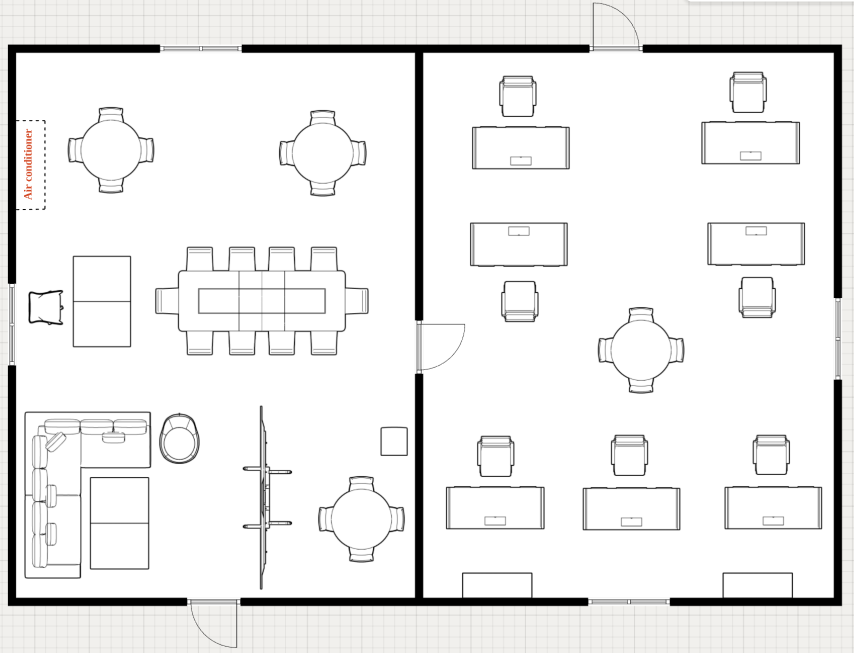
#> input picture test.png, 1708 x 1305 px (shown at 1/2 size)
$ python test.py
#> lines starting #> are read from the running program, lines starting #| are printed output that depends on the picture; after the words box and inside, x2 and y2 are one past the last pixel; in counts of white or black regions, pixels touching at a corner belong together
import numpy as np
from matplotlib import pyplot as plt
from PIL import Image
import math
import csv

VarMaxx = 100
VarMaxy = 100
Rc = 20
Rs = 20
N = 10
MaxIt = 1000
nPop = 50

image = Image.open('test.png')
#> image is the input picture: PIL image 1708x1305 RGBA; mean R, G, B, A 236.3, 236.1, 235.6, 255
image_resized = image.resize((VarMaxx+1, VarMaxy+1))
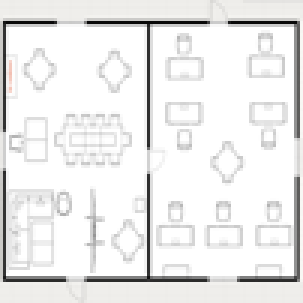
#> image_resized: PIL image 101x101 RGBA (shown 3 times larger); mean R, G, B, A 235.8, 235.6, 235.1, 255
image_L = image_resized.convert('L')
Area1 = np.zeros((VarMaxx+1,VarMaxy+1))
image_matrix = np.array(image_L)
image_1 =  Image.open('test.png')
threshold =245
binary_matrix = np.where(image_matrix > threshold, 255, 0).astype(np.uint8)
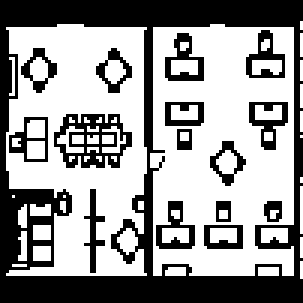
#> binary_matrix: shape (101, 101) (shown 3 times larger); 59.7% white; 16 black regions, largest, box (x1, y1, x2, y2) and area: (0, 0, 101, 101) 2964, (18, 38, 44, 56) 234, (55, 11, 68, 27) 94
Image.fromarray(binary_matrix).save("output_binary.png")

for i in range(VarMaxx+1):
    for j in range(VarMaxy+1):
        if binary_matrix[j,i] == 255:
            Area1[j,i] = 255
        else:
            Area1[j,i] = 1

ban_position_list = np.argwhere(Area1 == 1)
ban_position = [(x, y) for y, x in ban_position_list]

def initialize_population():
    # sink_node = (VarMaxx/2, VarMaxy/2)
    initPop = []
    # initPop.append(sink_node)
    for i in range(0, N):
        check = True
        while check:
            if i == 0 :
                xi = 100*np.random.rand()
                yi = 100*np.random.rand()
            else:
              xp, yp = initPop[np.random.randint(0,i)]
              Rcom = Rc*np.random.rand()
              xi = xp + 2*Rcom*np.random.rand()-Rcom
              if np.random.rand() > 0.5:
                  yi = yp + math.sqrt(Rcom**2 -(xi-xp)**2)
              else:
                  yi = yp - math.sqrt(Rcom**2 -(xi-xp)**2)
            xi = np.clip(xi, 0, VarMaxx)
            yi = np.clip(yi, 0, VarMaxy)
            xj = int(xi)
            yj = int(yi)
            xj_c = xj+1
            yj_c = yj+1
            xj_t = xj-1
            yj_t = yj-1
            xj_c = np.clip(xj_c, 0, VarMaxx)
            yj_c = np.clip(yj_c, 0, VarMaxy)
            xj_t = np.clip(xj_t, 0, VarMaxx)
            yj_t = np.clip(yj_t, 0, VarMaxy)
            if (Area1[yj,xj] == 255
                and Area1[yj,xj_c] == 255
                and Area1[yj,xj_t] == 255
                and Area1[yj_c,xj] == 255
                and Area1[yj_t,xj] == 255):
                check = False
        initPop.append((xi, yi))
    return initPop

def fitness_function(sensor_nodes):
    M = (VarMaxx+1)*(VarMaxy+1)
    Rss = Rs ** 2
    matrix_c = np.zeros((VarMaxx+1, VarMaxy+1), dtype=int)
    grid_x, grid_y = np.meshgrid(np.arange(VarMaxx+1), np.arange(VarMaxy+1), indexing='ij')
    for sensor in sensor_nodes:
        sensor_y, sensor_x = sensor
        distances = (grid_x - sensor_x) ** 2 + (grid_y - sensor_y) ** 2
        matrix_c[distances <= Rss] = 1
    for i in ban_position:
        matrix_c[i[1],i[0]] = 0
    coverage_ratio = round(np.sum(matrix_c) / M, 4)
    return coverage_ratio

def depth_first_search( u, adjacency_list, visited):
    visited[u]=True
    for i in range(len(adjacency_list[u])):
        if not visited[adjacency_list[u][i]]:
            depth_first_search(adjacency_list[u][i], adjacency_list, visited)

def check_connectivity(sensor_nodes):
    N = len(sensor_nodes)
    adjacency_list = {i : [] for i in range(N)}
    visited = np.zeros( N, dtype=bool)
    Rcc = Rc**2
    for i in range(N):
        for j in range(N):
            if i != j :
                distance = (sensor_nodes[i][0] - sensor_nodes[j][0])**2 + (sensor_nodes[i][1] - sensor_nodes[j][1])**2
                if distance <= Rcc:
                    adjacency_list[i].append(j)
    number = 0
    for i in range(N):
        if not visited[i]:
            number = number + 1
            depth_first_search( i, adjacency_list, visited)
    if number == 1:
        return True
    return False

def foa_algorithm():
    population = [initialize_population() for i in range(nPop)]
    index_fitness = [fitness_function(population[i]) for i in range(nPop)]
    best_fitness = max(index_fitness)
    best_solution = population[index_fitness.index(best_fitness)]
    step = 30
    for iteration in range(MaxIt):

        for i in range(0, nPop):

            k = np.random.randint(1, N)
            solution = np.copy(population[i])
            solution[k][0] = solution[k][0] + (2*step*np.random.rand() - step)
            solution[k][1] = solution[k][1] + (2*step*np.random.rand() - step)
            solution[k][0] = np.clip(solution[k][0], 0, VarMaxx)
            solution[k][1] = np.clip(solution[k][1], 0, VarMaxy)
            xi = int(solution[k][0])
            yi = int(solution[k][1])
            xi_c = xi+1
            yi_c = yi+1
            xi_t = xi-1
            yi_t = yi-1
            xi_c = np.clip(xi_c, 0, VarMaxx)
            yi_c = np.clip(yi_c, 0, VarMaxy)
            xi_t = np.clip(xi_t, 0, VarMaxx)
            yi_t = np.clip(yi_t, 0, VarMaxy)
            if (Area1[yi,xi] == 255
                and Area1[yi,xi_c] == 255
                and Area1[yi,xi_t] == 255
                and Area1[yi_c,xi] == 255
                and Area1[yi_t,xi] == 255):

                if check_connectivity(solution):
                    new_fitness = fitness_function(solution)
                    if new_fitness > index_fitness[i]:
                        index_fitness[i] = new_fitness
                        population[i] = solution

        max_individual = max(index_fitness)
        if max_individual > best_fitness:
            best_fitness = max_individual
            best_solution = population[index_fitness.index(max_individual)]
            population[:]= [best_solution]*nPop
        print(f"Iteration {iteration}: {best_fitness}")
    return best_solution, best_fitness

small_radius=1

def draw_circle(ax, center, radius, small_radius):
    # Đường bao  phủ của cảm biến
    outline_circle = plt.Circle(center, radius, fill=False, ec='black', lw=0.8, alpha=1)
    ax.add_artist(outline_circle)

    # Phạm vi cảm biến
    large_circle = plt.Circle(center, radius, color='cyan', alpha=0.2)
    ax.add_artist(large_circle)

    # Hình tròn nhỏ bên trong
    small_circle = plt.Circle(center, small_radius, fill=False, ec='red', lw=1, alpha=0.7)
    ax.add_artist(small_circle)

def plot_sensor(sensor_nodes, fitness):

    fig, (ax,ay) = plt.subplots(1,2)
    ax.set_xlim(0, VarMaxx)
    ax.set_ylim(0, VarMaxy)
    ax.set_aspect('equal', adjustable='box')
    ax.set_xticks(np.arange(0, 101, 10))
    ax.set_yticks(np.arange(0, 101, 10))
    ax.grid(True, linewidth=0.5)
    ax.invert_yaxis()

    ay.set_xlim(0, VarMaxx)
    ay.set_ylim(0, VarMaxy)
    ay.set_aspect('equal', adjustable='box')
    ay.set_xticks(np.arange(0, 101, 10))
    ay.set_yticks(np.arange(0, 101, 10))
    ay.grid(True, linewidth=0.5)
    ay.invert_yaxis()

    # Hình 1: Vẽ các điểm trong chèn nền

    for i, node in enumerate(sensor_nodes):
        draw_circle(ax,node,Rs,small_radius)
    ax.imshow(image_1, extent=[0, VarMaxx, VarMaxy, 0])

    # Hình 2: Vẽ các điểm và Vẽ lại các vật cản

    for i, node in enumerate(sensor_nodes):
        draw_circle(ay,node,Rs,small_radius)
    for bp in ban_position:
        ay.plot(bp[0], bp[1], 'ko')

    plt.grid(True)
    caculator = round((len(ban_position)/((VarMaxy+1)*(VarMaxx+1))),4)
    ax.set_title(f"Coverage percent:{round(fitness/(1-caculator),4) * 100 :.2f} %")
    ay.set_title(f"Coverage percent:{round(fitness/(1-caculator),4) * 100 :.2f} %")
    plt.savefig('graph.pdf', format='pdf', dpi=300)
    plt.show()

best_solution, best_fitness = foa_algorithm()

with open('FOA_1.csv', mode ='w', newline='') as file:
    csv_writer = csv.writer(file)
    csv_writer.writerow([best_fitness])
    csv_writer.writerows(best_solution)

plot_sensor(best_solution, best_fitness)
#> in plot_sensor, `plt.savefig('graph.pdf', format='pdf', dpi=300)`:
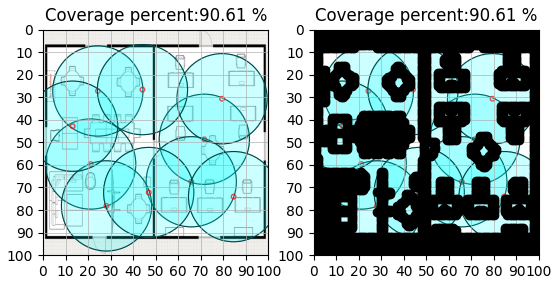
#> figure drawn by matplotlib, 2 panels
